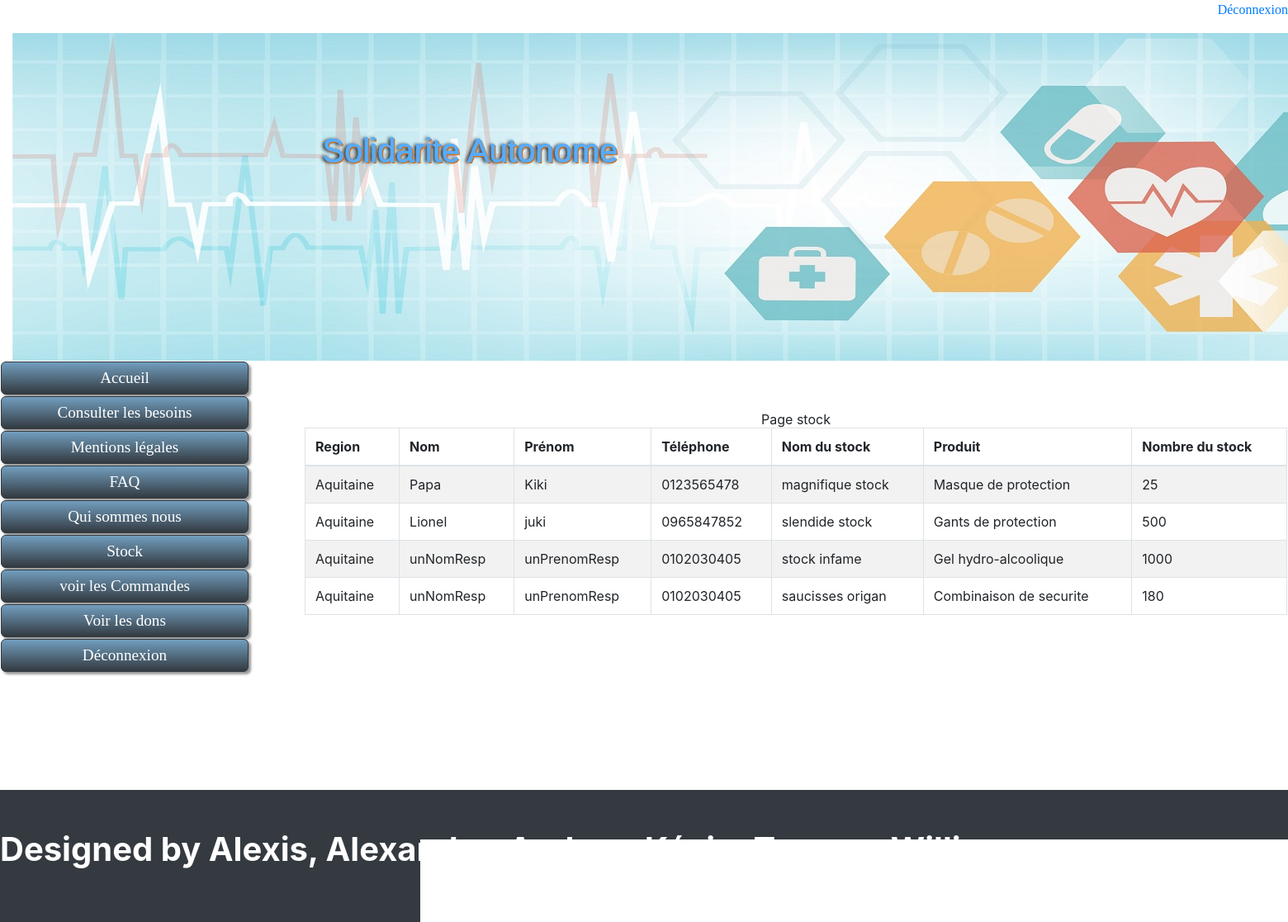
Screenshot of /index_resp.php?page=1 (signed in) with the database file from the repository.
### tables this page shows
create table produit
(
idProd int not null,
libelle varchar(40),
primary key(idProd)
);

create table region
(
idR int not null,
libelle varchar(40),
x int,
y int,
primary key(idR)
);

create table responsable
(
idResp int auto_increment,
pseudo varchar(40),
mdp varchar(40),
nom varchar(20),
prenom varchar(20),
adresse varchar(40),
ville varchar(40),
cp char(5),
tel char(10),
primary key(idResp)
);

create table stock
(
idS int auto_increment,
libelle varchar(40),
adresse varchar(40),
cp char(5),
tel char(10),
idR int,
idResp int,
primary key(idS),
foreign key(idR) references region(idR),
foreign key(idResp) references responsable(idResp)
);

create table stockage
(
idS int not null,
idProd int not null,
nbDispo int,
primary key(idS,idProd),
foreign key(idS) references stock(idS),
foreign key(idProd) references produit(idProd)
);

### controleur/controleur.class.php (called while the page is built, shortened)
<?php
    require_once("modele/modele.class.php");
    class Controleur
    {
        private $unModele;
        public function __construct($serveur, $bdd, $user, $mdp)
        {
            $this->unModele = new Modele ($serveur, $bdd, $user, $mdp);
        }
        public  function selectALLStock()
        {
            return $this->unModele->selectALLStock();
        }
    }
?>

### modele/modele.class.php (called while the page is built, shortened)
<?php
	class Modele
	{
			private $pdo, $table;
			public function __construct($serveur, $bdd, $user, $mdp)
			{
				$this->pdo=null;
				try{
					$this->pdo = new PDO ("mysql:host=".$serveur.";dbname=".$bdd,$user,$mdp);
				}
				catch (PDOException $exp)
				{
					echo "Erreur de connexion à la base de données";
				}
			}
		public function selectALLStock()
		{
			if ($this->pdo !=null)
			{
				$requete="select Re.Libelle Region, R.Nom Nom ,R.Prenom Prenom, R.Tel Telephone, S.Libelle Nom_Stock, P.Libelle Produit,St.NbDispo NbStock
			    from Produit P, Stockage St, Stock S, Region Re, Responsable R
			    Where P.IdProd = St.IdProd and St.Ids=S.IDs and R.Idresp = S.IdResp and S.IdR= Re.Idr;";
				$select = $this->pdo->prepare ($requete);
				$select->execute ();
				return $select->fetchALL();
			}
			else
			{
				return null;
			}
		}
	}
?>

### vue/vue_lister_stock.php (the view, shortened to what this page needs)
<html>
				<head>
						<link href="//maxcdn.bootstrapcdn.com/bootstrap/4.1.1/css/bootstrap.min.css" rel="stylesheet" id="bootstrap-css">
					</head>
					<body>
					<div class="table-responsive" id="sailorTableArea">
					<table id="sailorTable" class="table table-striped table-bordered" width="25%">
		<thead>
			<tr>
				<th>Region</th>
				<th>Nom</th>
				<th>Prénom</th>
				<th>Téléphone</th>
				<th>Nom du stock</th>
				<th>Produit</th>
				<th>Nombre du stock</th>
			</tr>
		</thead>
		<tbody>
	<?php
	foreach ($lesLignes as $uneLigne)
	{
		echo "<tr> <td>".$uneLigne['Region']."</td>
		<td>".$uneLigne['Nom']."</td>
		<td>".$uneLigne['Prenom']."</td>
		<td>".$uneLigne['Telephone']."</td>
		<td>".$uneLigne['Nom_Stock']."</td>
		<td>".$uneLigne['Produit']."</td>
		<td>".$uneLigne['NbStock']."</td>
		</tr>";
	}
	?>
					</table>
				</table>
				</div>
		</body>
		</html>

### index_resp.php (shortened to what this page needs)
<?php
	require_once ("controleur/controleur.class.php");
	$unControleur = new Controleur ("localhost", "solidarite", "root", "");
?>
<html>
  <head>
	<link rel="stylesheet" type="text/css" href="style/style.css">
	<link href="//maxcdn.bootstrapcdn.com/bootstrap/4.1.1/css/bootstrap.min.css" rel="stylesheet" id="bootstrap-css">
<link href="https://maxcdn.bootstrapcdn.com/font-awesome/4.6.3/css/font-awesome.min.css" rel="stylesheet">
  </head>
  <body bgcolor=#EFF2FB>
  <div id="main">
	<?php
	  if (isset($_SESSION['idResp']))
	  {
		  echo "<p class='ali'><a href='index_resp.php?page=10' class='deco'>Déconnexion</a></p>";
	  }else{
		  echo "<p class='ali'><a href='index.php?con=1' class='deco'>Connexion</a></p>";
	  }
  ?>
    <div class="container">
      <img src="img/banniere.jpg">
      <div class="text">
        <h1>Solidarite Autonome</h1>
      </div>
    </div>
<table min-height=50%>
<tr>
	<td style="vertical-align:top;">
	<?php
		if(isset($_SESSION['idResp']))
		{
			include("vue/menu_resp.php");
		}else{
			include("vue/menu.php");
		}
	?>
</td> <td width = "100";></td>
<td style="vertical-align:top;" width="1400px";>
<br><br><br>
<center>
<?php
	if($_SESSION==null && $_GET==null)
	{
		include ("vue/form_connexion.php");
		include("vue/connexion_resp.php");
	}
	else
	{
		if (isset($_SESSION['idResp']))
		{
				if (isset($_GET['page']))
				{
					$page=$_GET['page'];
				}else{
					$page=0;
				}
				switch ($page)
				{
					case 1 :
						echo "Page stock";
						$lesLignes = $unControleur->selectALLStock();
						include("vue/vue_lister_stock.php");
						break;
					break;
				}
		}
	}
	?>
<section class="py-5 text-white bg-dark  ">
                <h1><b>Designed by Alexis, Alexandre, Audran, Kévin, Tanguy, William</p>
</section>
  </body>
</html>

### vue/menu_resp.php
<ul id="menu-accordeon">
	<li><a href="index_resp.php">Accueil</a></li>
	<li><a href="index_resp.php?con=2">Consulter les besoins</a></li>
	<li><a href="index_resp.php?con=3">Mentions légales</a></li>
	<li><a href="index_resp.php?con=4">FAQ</a></li>
	<li><a href="index_resp.php?con=5">Qui sommes nous</a></li>
	<li><a href="index_resp.php?page=1">Stock</a></li>
	<li><a href="index_resp.php?page=2">voir les Commandes</a></li>
	<li><a href="index_resp.php?page=3">Voir les dons</a></li>
	<li><a href="index_resp.php?page=10">Déconnexion</a></li>
</ul>
<br>

### style/style.css (style rules this page uses)
.container { display: inline-block; position: relative; }
.container .text { background: rgba(0, 0, 0, 0); z-index: 1; position: absolute; text-align: center; margin: 0 auto; left: 0; right: 0; top: 30%; color: #58ACFA; width: 70%; text-shadow: -1px -1px #58ACFA, 1px 1px #d60, -3px 0 4px #000; font-family:"Segoe print", Arial, Helvetica, sans-serif; font-size: xx-large; }
.ali { text-align: right; font-family: cooper black; font-size: medium; background: ; }
.deco { text-decoration: none; }
#menu-accordeon { padding:0; margin:0; list-style:none; text-align: center; width: 300px; }
#menu-accordeon li { background-color:#729EBF; background-image:-webkit-linear-gradient(top, #729EBF 0%, #333A40 100%); background-image: linear-gradient(to bottom, #729EBF 0%, #333A40 100%); border-radius: 6px; margin-bottom:2px; box-shadow: 3px 3px 3px #999; border:solid 1px #333A40 }
#menu-accordeon a { display:block; text-decoration: none; color: #fff; padding: 8px 0; font-family: verdana; font-size:1.2em }
body { margin: 0; }

### rows the page displays
produit: region.libelle "Aquitaine", responsable.nom "Papa", responsable.prenom "Kiki", responsable.tel "0123565478", stock.libelle "magnifique stock", libelle "Masque de protection", stockage.nbDispo "25"
produit: region.libelle "Aquitaine", responsable.nom "Lionel", responsable.prenom "juki", responsable.tel "0965847852", stock.libelle "slendide stock", libelle "Gants de protection", stockage.nbDispo "500"
produit: region.libelle "Aquitaine", responsable.nom "unNomResp", responsable.prenom "unPrenomResp", responsable.tel "0102030405", stock.libelle "stock infame", libelle "Gel hydro-alcoolique", stockage.nbDispo "1000"
produit: region.libelle "Aquitaine", responsable.nom "unNomResp", responsable.prenom "unPrenomResp", responsable.tel "0102030405", stock.libelle "saucisses origan", libelle "Combinaison de securite", stockage.nbDispo "180"
